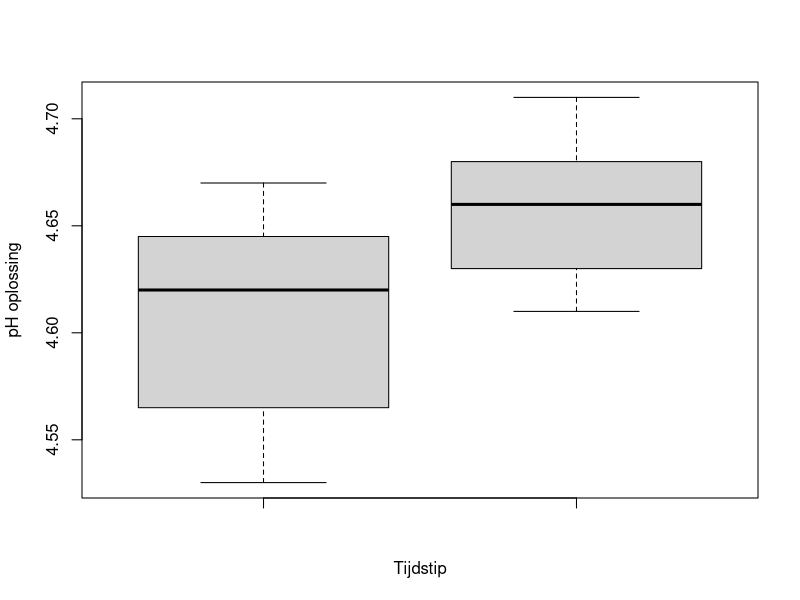
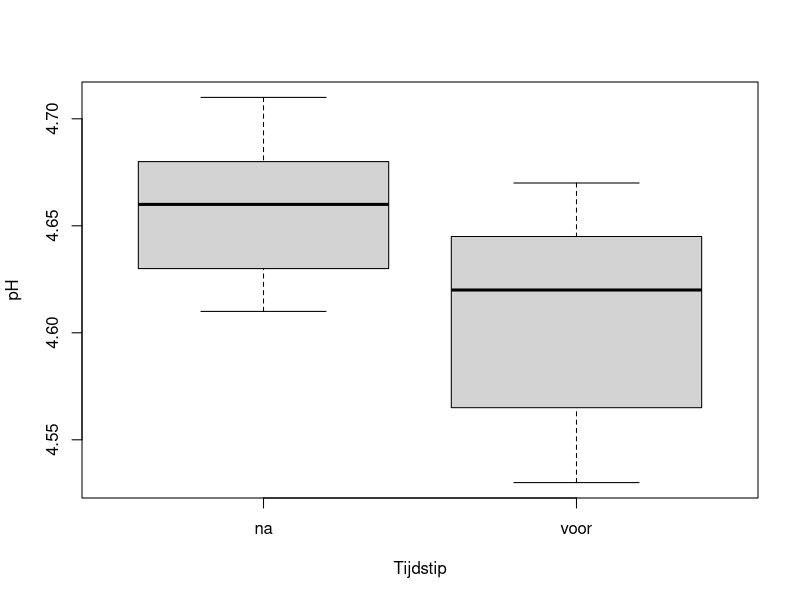
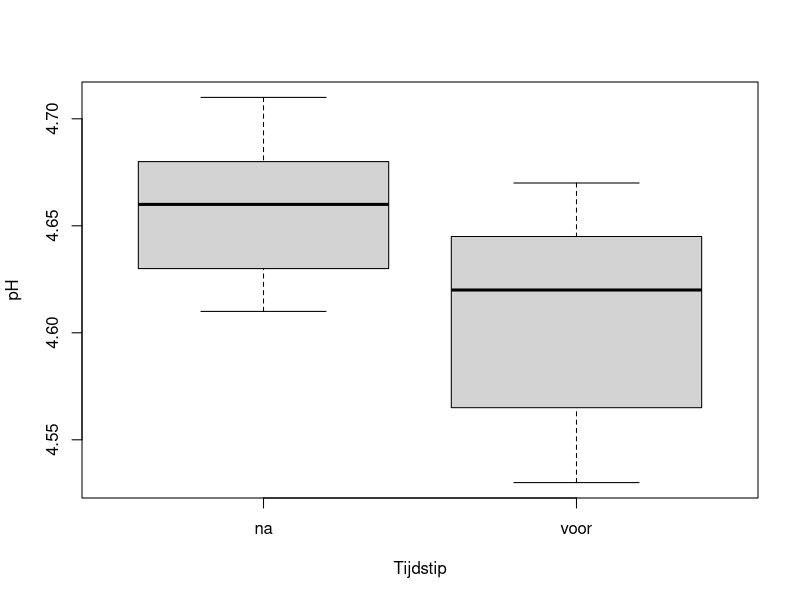

Reproduce these figures in R, in order.
## ---- chunk 1
y <- c(2.9, 3.5, 6.5, 4.8, 4.9, 6.3, 5.2, 4.7, 3.6, 5.9)
## ---- chunk 2

## ---- chunk 3

## ---- chunk 4

## ---- chunk 5

## ---- chunk 6
y <- c(2.9, 3.5, 6.5, 4.8, 4.9, 6.3, 5.2, 4.7, 3.6, 5.9,
       2.9, 3.5, 6.5, 4.8, 4.9, 6.3, 5.2, 4.7, 3.6, 5.9,
       2.9, 3.5, 6.5, 4.8, 4.9, 6.3, 5.2, 4.7, 3.6, 5.9,
       2.9, 3.5, 6.5, 4.8, 4.9, 6.3, 5.2, 4.7, 3.6, 5.9)
## ---- chunk 7

## ---- chunk 8

## ---- chunk 9

## ---- chunk 10

## ---- chunk 11
y <- c(2.9, 3.5, 6.5, 4.8, 4.9, 6.3, 5.2, 4.7, 3.6, 5.9)
## ---- chunk 12
n <- length(y)
res <- t.test(y, mu = 4.5, alternative = "greater")
t <- res$statistic
d <- t/sqrt(n)
p <- res$p.value

cat("Aantal metingen:       n = ",n,"\n")
cat("t-waarde toets:        t = ",t,"\n")
cat("p-waarde toets:        p = ",p,"\n")
cat("Effectsterkte: Cohen's d = ",d,"\n")
## ---- chunk 13
y <- c(2.9, 3.5, 6.5, 4.8, 4.9, 6.3, 5.2, 4.7, 3.6, 5.9,
       2.9, 3.5, 6.5, 4.8, 4.9, 6.3, 5.2, 4.7, 3.6, 5.9,
       2.9, 3.5, 6.5, 4.8, 4.9, 6.3, 5.2, 4.7, 3.6, 5.9,
       2.9, 3.5, 6.5, 4.8, 4.9, 6.3, 5.2, 4.7, 3.6, 5.9)
## ---- chunk 14
n <- length(y)
res <- t.test(y, mu = 4.5, alternative = "greater")
t <- res$statistic
d <- t/sqrt(n)
p <- res$p.value

cat("Aantal metingen:       n = ",n,"\n")
cat("t-waarde toets:        t = ",t,"\n")
cat("p-waarde toets:        p = ",p,"\n")
cat("Effectsterkte: Cohen's d = ",d,"\n")
## ---- chunk 15
y.voor <- c(4.54, 4.67, 4.53, 4.59, 4.64, 4.62, 4.65)
y.na <- c(4.67, 4.61, 4.68, 4.71, 4.65, 4.63)
## ---- chunk 16
boxplot(y.voor, y.na, ylab = "pH oplossing", xlab = "Tijdstip")
## ---- chunk 17
t.test(y.voor, y.na)
## ---- chunk 18
t.test(y.voor, y.na, alternative = "less")
## ---- chunk 19
t.test(y.voor, y.na, alternative = "greater")
## ---- chunk 20
res <- t.test(y.voor, y.na)
t <- res$statistic 
n.1 <- length(y.voor) 
n.2 <- length(y.na) 
d <- abs(t)*sqrt(1/n.1 + 1/n.2) 
names(d) <- "Cohen's d.av"
cat("Effectsterkte d.av = ",d,"\n")
## ---- chunk 21
pH <- c(y.voor, y.na)
group <- c(rep("voor", length(y.voor)), 
           rep("na", length(y.na))) 
pH.data <- data.frame(pH = pH,
                      groep = group)
## ---- chunk 22
str(group)
## ---- chunk 23
pH.data$pH
## ---- chunk 24
pH.data$groep
## ---- chunk 25
str(pH.data$groep)
## ---- chunk 26
boxplot(pH.data$pH ~ pH.data$groep, ylab = "pH", xlab = "Tijdstip")
## ---- chunk 27
boxplot(pH ~ groep, data = pH.data, ylab = "pH", xlab = "Tijdstip")
## ---- chunk 28
t.test(pH ~ groep, data = pH.data, alternative = "two.sided")
## ---- chunk 29

## ---- chunk 30

## ---- chunk 31
y.ziek <- c(1.942, 1.893, 2.313, 2.340, 2.178, 2.300, 2.212, 1.908, 0.962, 1.922, 1.927, 
            1.976, 2.137, 1.588, 2.634)
y.gezond <- c(1.434, 2.448, 2.003, 2.453, 1.721, 1.701, 1.593, 1.549, 1.654, 2.043, 1.563,
              0.926, 0.685, 1.494, 2.537, 1.181, 1.021, 1.734)
## ---- chunk 32

## ---- chunk 33

## ---- chunk 34

## ---- chunk 35
y.ziek <- c(4.439, 4.457, 4.076, 4.396, 4.278, 3.816, 4.110, 4.930, 4.734, 4.573, 4.609, 
            4.787, 4.551, 4.820, 4.053, 4.648, 4.884, 4.666)
y.gezond <- c(4.846, 4.455, 4.136, 4.201, 4.217, 4.100, 3.663, 4.152, 4.425, 4.274, 3.947,
              4.957, 4.309, 4.111, 4.277, 4.479, 4.759, 4.650)
## ---- chunk 36

## ---- chunk 37

## ---- chunk 38

